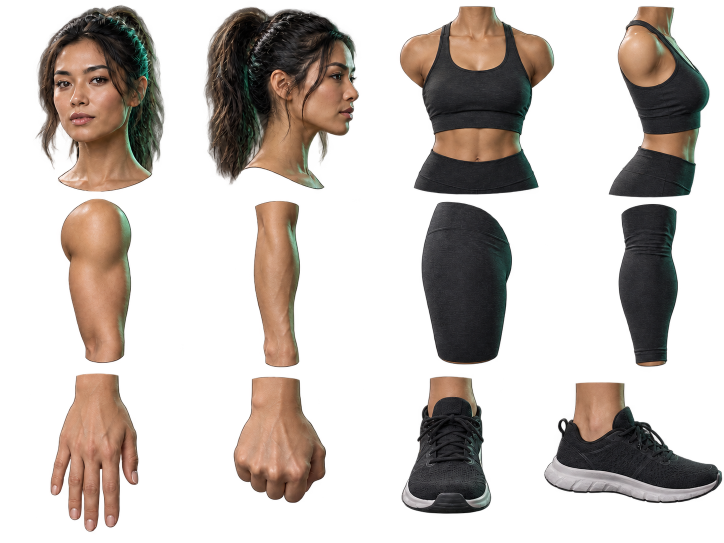
#> input picture store/character/athlete-atlas.png, 1448 x 1086 px (shown at 1/2 size)
$ python pack_character.py
#> lines starting #> are read from the running program, lines starting #| are printed output that depends on the picture
"""Mechanically crop the generated transparent atlas into native texture resources.

No artwork is synthesized or retouched here; preserve ImageGen's alpha channel.
"""
from pathlib import Path
from PIL import Image
import json
ROOT=Path(__file__).resolve().parents[1]
SOURCE=ROOT/'store/character/athlete-atlas.png'
BOXES={
    'upper_arm':(105,395,285,736), 'forearm':(495,397,625,738),
    'thigh':(815,400,1040,738), 'calf':(1220,401,1365,739),
    'hand':(85,742,290,1080), 'grip':(460,747,660,1020),
    'shoe_front':(795,747,995,1040), 'shoe_side':(1085,755,1448,1025)
}
def main():
    source=Image.open(SOURCE).convert('RGBA')
#> source is the input picture: PIL image 1448x1086 RGBA; mean R, G, B, A 40.9, 32.4, 27.1, 91.9
    assert source.size==(1448,1086)
    output=ROOT/'app/src/main/res/drawable-nodpi'
    manifest={}
    connected=Image.open(SOURCE.parent/'athlete-connected-upper-body.png').convert('RGBA')
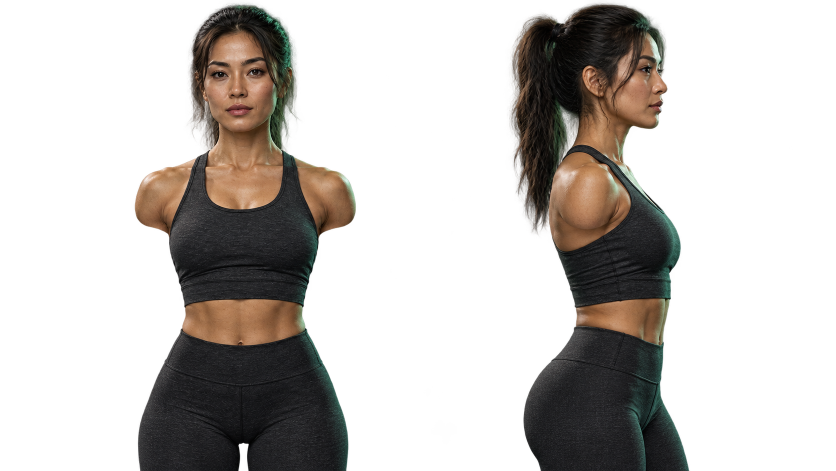
#> input picture store/character/athlete-connected-upper-body.png, 1672 x 941 px (shown at 1/2 size)
#> connected is the input picture: PIL image 1672x941 RGBA; mean R, G, B, A 23.6, 19.9, 16.6, 79
    assert connected.size==(1672,941)
    boxes={**BOXES,'body_front':(245,0,725,850),'body_side':(995,0,1385,850)}
    for name,box in boxes.items():
        image=connected if name.startswith('body_') else source
        part=image.crop(box)
        # Use the actual alpha bounds, never replace transparency with a matte.
        bounds=part.getchannel('A').getbbox(); assert bounds
        part=part.crop(bounds)
        part.thumbnail((768,1024) if name.startswith('body_') else (512,512),Image.Resampling.LANCZOS)
        target=output/f'athlete_{name}.webp'
        part.save(target,lossless=True,method=6)
        manifest[name]={'source':'athlete-connected-upper-body.png' if name.startswith('body_') else 'athlete-atlas.png','source_crop':box,'alpha_crop':bounds,'width':part.width,'height':part.height,'bytes':target.stat().st_size}
#> this loop made 1 pass
#> bounds on pass 1: (1, 0, 163, 335)
#> pass 1, in main, `part=image.crop(box)`:
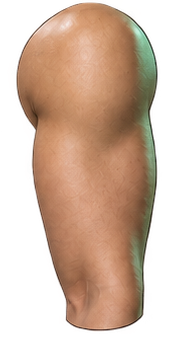
#> part: PIL image 180x341 RGBA; mean R, G, B, A 109.5, 79.7, 59.9, 145.4; transparent parts drawn white
#> pass 1, in main, `part=part.crop(bounds)`:
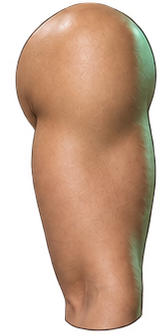
#> part: PIL image 162x335 RGBA; mean R, G, B, A 123.8, 90.2, 67.7, 164.5; transparent parts drawn white
#> after the loop, manifest = 0 items
    (SOURCE.parent/'textures.json').write_text(json.dumps(manifest,indent=2),encoding='utf-8')
    print(f'Packed {len(manifest)} transparent photographic character textures.')
#> (the run stopped early here; a loop or call above may not have finished)
